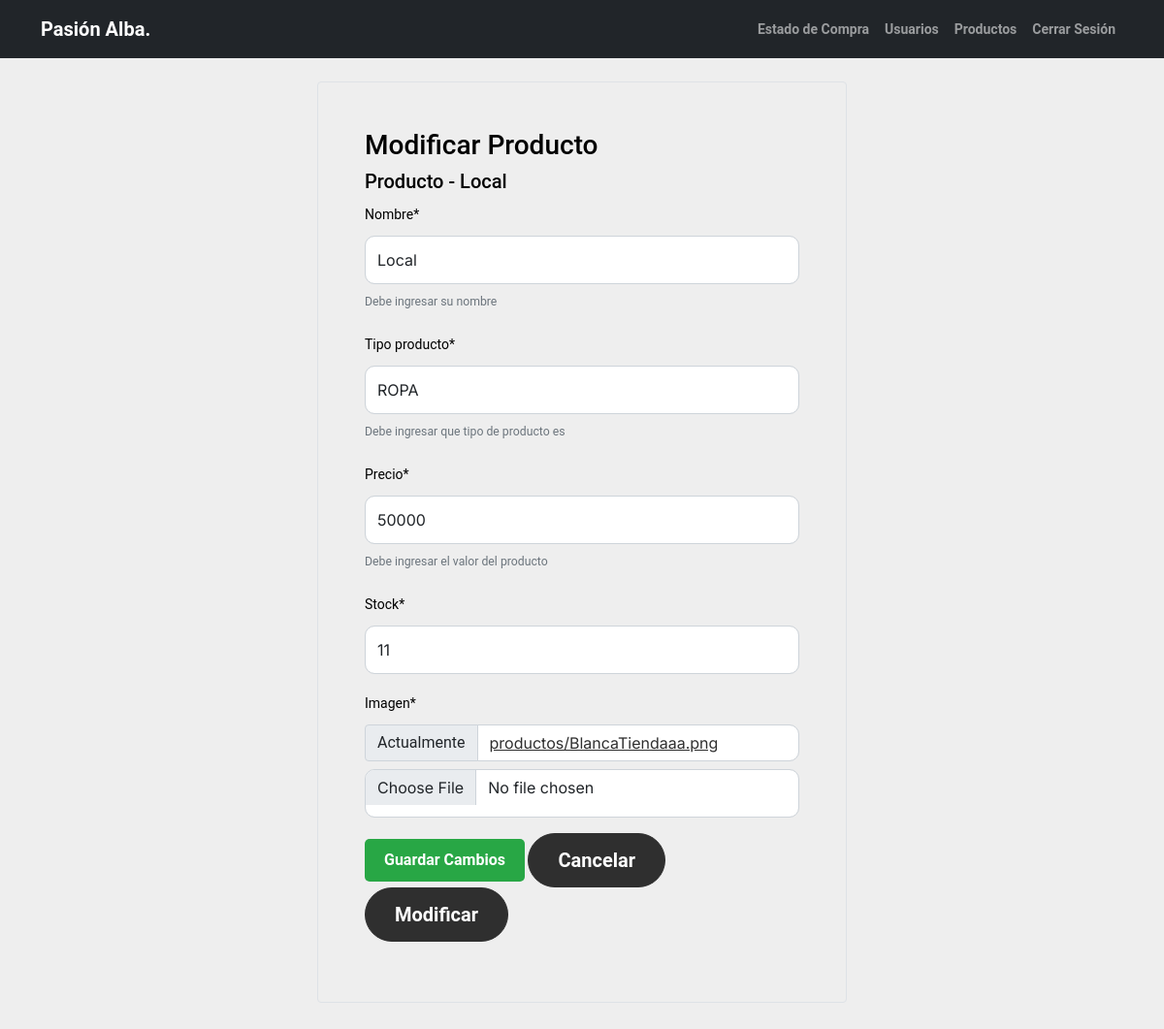
Page /modificarproducto/12/ on the committed database.
### aplicacion/models.py (models this page shows, shortened)
class Producto(models.Model):
    cod_producto = models.AutoField(primary_key=True)
    nombre = models.CharField(max_length=50)
    tipo_producto = models.CharField(max_length=10, choices=TIPO_PRODUCTO, default='OTRO PRODUCTO')
    precio = models.IntegerField(validators=[MinValueValidator(1000), MaxValueValidator(999999999)])
    stock = models.IntegerField(default=0)
    imagen = models.ImageField(upload_to='productos', null=True)

### aplicacion/views.py (the view)
# urls.py: path('modificarproducto/<int:id>/', views.modificarproducto, name='modificarproducto'),
def modificarproducto(request, id): #******
    producto=get_object_or_404(Producto, cod_producto=id) #**********
    form=UpdateProductoForm(instance=producto)
    datos={
        "form":form,
        "producto":producto
    }
    if request.method=="POST":
        form=UpdateProductoForm(data=request.POST, files=request.FILES, instance=producto)
        if form.is_valid():
            form.save()
            messages.success(request, 'Producto Modificado')
            return redirect(to="productos")
    return render(request,'aplicacion/modificarproducto.html',datos)

### aplicacion/forms.py
class UpdateProductoForm(forms.ModelForm):
    nombre = forms.CharField(max_length=50, error_messages= {"required":"Ingrese su nombre"},
                        help_text="Debe ingresar su nombre")
    tipo_producto = forms.CharField(max_length=50, error_messages= {"required":"Ingrese el tipo de producto"},
                        help_text="Debe ingresar que tipo de producto es")
    precio = forms.IntegerField(min_value= 0 , error_messages= {"required":"Ingrese el precio"},
                        help_text="Debe ingresar el valor del producto")
    class Meta:
        model = Producto
        fields = ['nombre','tipo_producto', 'precio', 'stock', 'imagen']

### aplicacion/templates/aplicacion/modificarproducto.html (shortened to what this page needs)
{% load static %}
{% load crispy_forms_tags %}
<head>
    <link href="{% static 'aplicacion/css/bootstrap.min.css' %}" rel="stylesheet">
    <link rel="stylesheet" href="https://cdnjs.cloudflare.com/ajax/libs/font-awesome/6.0.0-beta3/css/all.min.css">
    <link href="{% static 'aplicacion/css/tiny-slider.css' %}" rel="stylesheet">
    <link href="{% static 'aplicacion/css/style.css' %}" rel="stylesheet">
</head>
   <nav class="custom-navbarr navbar navbar-expand-md navbar-dark bg-dark" aria-label="Furni navigation bar" style="font-weight: bold;">
    <div class="container">
        <a class="navbar-brand" href="{% url "panelcontrol" %}">Pasión Alba<span>.</span></a>
        <div class="collapse navbar-collapse" id="navbarsFurni">
            <ul class="custom-navbar-nav navbar-nav ms-auto mb-2 mb-md-0">
                <li class="nav-item ">
                    <a class="nav-link" href="{% url 'panelcontrolestadocompra' %}">Estado de Compra</a>
                </li>
                <li class="nav-item">
                    <a class="nav-link" href="{% url 'personas' %}">Usuarios</a>
                </li>
                <li class="nav-item">
                    <a class="nav-link" href="{% url 'productos' %}">Productos</a>
                </li>
                <li class="nav-item">
                    <a class="nav-link" href="{% url 'panelcerrarsesion' %}">Cerrar Sesión</a>
                </li>
            </ul>
        </div>
    </div>
</nav>
<div class="container">
    <div class='mt-4 mb-5'>
        <div class="row">
            <div class="col-lg-3"></div>
            <div class="col-lg-6">
                <div class="p-5 border rounded" style="color: black;">
                    <h3>Modificar Producto</h3>
                    <h5>Producto - {{producto.nombre}}</h5>
                    <form action="" method="post" enctype="multipart/form-data">
                        {{form | crispy}}
                        <div class="mt-3">
                            <input type="submit" value="Guardar Cambios" class="btn btn-success btn-lg">
                            <a href="{% url "productos" %}"><input type="button" value="Cancelar" class="btn btn-danger btn-lg"></a>
                            <a href="{% url "productos" %}"><input type="button" value="Modificar" class="btn btn-warning btn-lg"></a>
                        </div>
                    </form>
                </div>
            </div>
            <div class="col-lg-3"></div>
        </div>
    </div>
</div>

### aplicacion/static/aplicacion/css/style.css (style rules this page uses)
a { text-decoration: none; -webkit-transition: .3s all ease; -o-transition: .3s all ease; transition: .3s all ease; color: #2f2f2f; text-decoration: underline; }
.btn { font-weight: 600; padding: 12px 30px; border-radius: 30px; color: #ffffff; background: #2f2f2f; border-color: #2f2f2f; }
.form-control { height: 50px; border-radius: 10px; font-family: "Inter", sans-serif; }
.btn-success { background-color: var(--light-green); border: none; }
.btn-success { background-color: #627254; border: none; transition: background-color 0.3s ease; }
.btn-success { background-color: #28a745; border: none; color: white; padding: 10px 20px; text-align: center; text-decoration: none; display: inline-block; font-size: 16px; transition: background-color 0.3s, transform 0.2s; cursor: pointer; border-radius: 5px; }

### rows in the picture
Producto: nombre "Local", tipo_producto "ROPA", precio "50000", stock "11"
